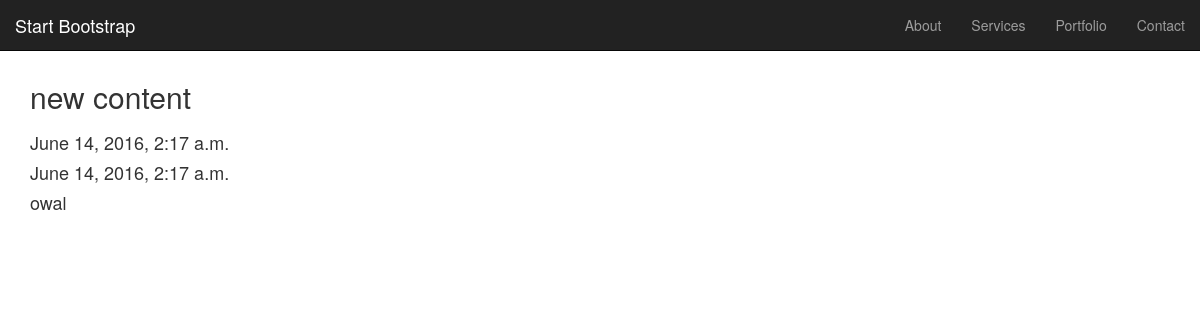
Screenshot of /posts/5/ with the database file from the repository.
### posts/models.py (models this page shows, shortened)
class Post(models.Model):
    title = models.CharField(max_length=120)
    content = models.TextField()
    timestamp = models.DateTimeField(auto_now=False, auto_now_add=True)
    updated = models.DateTimeField(auto_now=True, auto_now_add=False)

### posts/views.py (the view)
# urls.py: url(r'^(?P<pk>\d+)/$', views.post_detail, name="detail"),
def post_detail(request, pk=None):
    instance = get_object_or_404(models.Post, id=pk)
    return render(request, "posts/detail.html", {"instance":instance})

### posts/templates/posts/detail.html (shortened to what this page needs)
<!DOCTYPE html>
<html lang="en">
<head>
    <link rel="stylesheet" href="https://maxcdn.bootstrapcdn.com/bootstrap/3.3.6/css/bootstrap.min.css" type="text/css">
</head>
<body id="page-top" class="container">
    <nav id="mainNav" class="navbar navbar-inverse navbar-fixed-top">
        <div class="container-fluid">
            <div class="navbar-header ">
                <a class="navbar-brand page-scroll" href="#page-top">Start Bootstrap</a>
            </div>
            <div class="collapse navbar-collapse" id="bs-example-navbar-collapse-1">
                <ul class="nav navbar-nav navbar-right">
                    <li>
                        <a class="page-scroll" href="#about">About</a>
                    </li>
                    <li>
                        <a class="page-scroll" href="#services">Services</a>
                    </li>
                    <li>
                        <a class="page-scroll" href="#portfolio">Portfolio</a>
                    </li>
                    <li>
                        <a class="page-scroll" href="#contact">Contact</a>
                    </li>
                </ul>
            </div>
        </div>
    </nav>
    <div>
        <div >
            <div >
              <h2>{{instance.title}}<h2>
                <h4>{{instance.timestamp}}</h4>
                <h4>{{instance.updated}}</h4>
                <h4>{{instance.content}}</h4>
              </html>
</body>
</html>

### rows the page displays
Post: title "new content", timestamp "June 14, 2016, 2:17 a.m.", updated "June 14, 2016, 2:17 a.m.", content "owal"
